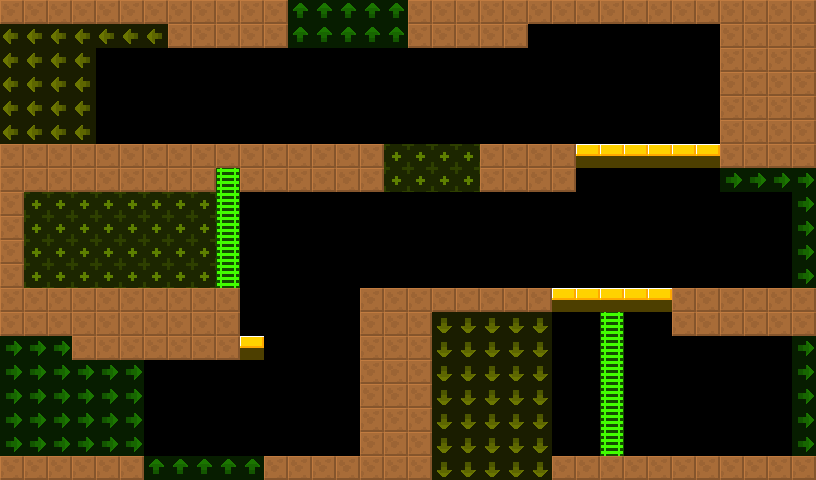

This is a level from a 2D game, rendered from its Tiled map with the project's own tilesets. A one-line summary and the map file follow, with tile-layer data summarised:
An orthogonal 34x20 tile map with 24x24 px tiles, 2 tile layers (col, lnk), 2 tilesets and 3 objects (2x Door, BreakableGround).

<map version="1.4" tiledversion="1.4.2" orientation="orthogonal" renderorder="right-down" width="34" height="20" tilewidth="24" tileheight="24" infinite="0" nextlayerid="4" nextobjectid="8">
 <tileset firstgid="6" source="../../lnk.tsx" />
 <tileset firstgid="1" source="../../col.tsx" />
 <layer id="1" name="col" width="34" height="20">
  <data>[680 cells, 218 non-empty, 3 distinct tile ids]</data>
 </layer>
 <layer id="2" name="lnk" width="34" height="20" opacity="0.5">
  <data>[680 cells, 153 non-empty, 5 distinct tile ids]</data>
 </layer>
 <objectgroup id="3" name="markers" opacity="0.5">
  <object id="1" name="Door" type="Door" x="168" y="120" width="24" height="24">
   <properties>
    <property name="yr" value="0" />
    <property name="xr" value="0" />
   </properties>
  </object>
  <object id="2" name="Door" type="Door" x="504" y="120" width="24" height="24">
   <properties>
    <property name="yr" value="0" />
    <property name="xr" value="0" />
   </properties>
  </object>
  <object id="3" name="BreakableGround" type="BreakableGround" x="384" y="144" width="96" height="48">
   <properties>
    <property name="yr" value="0" />
    <property name="xr" value="0" />
   </properties>
  </object>
 </objectgroup>
</map>
